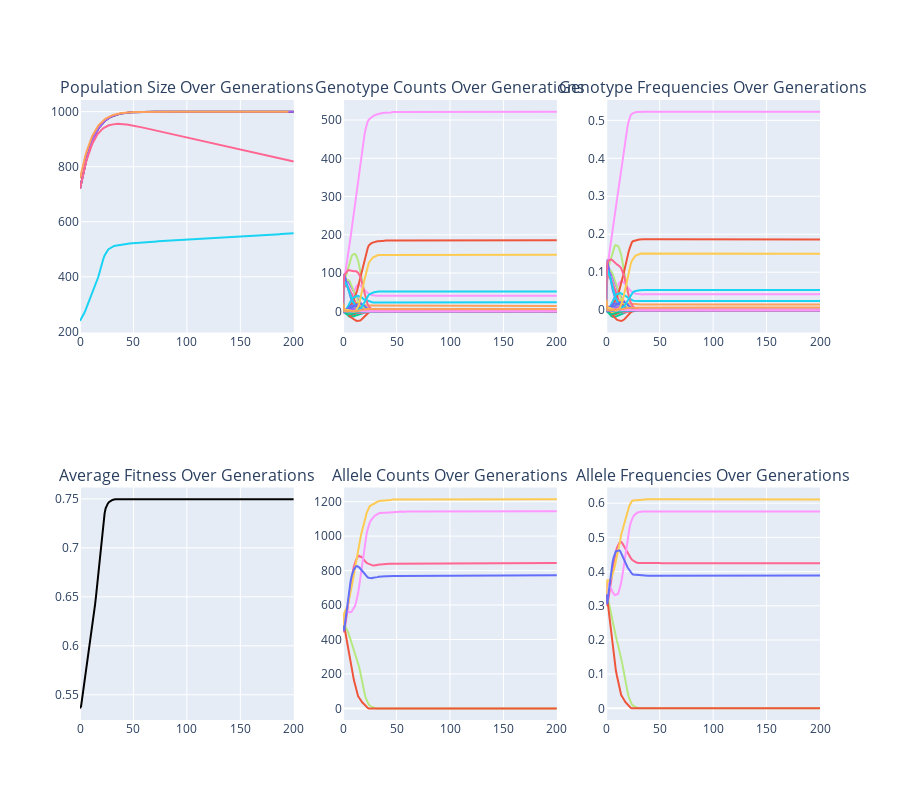

Write notebook code for a chart like this one.
### Code cell
# 2 loci with 3 alleles each (Randomly generated, not HW equilibrium)

generations=200
growth_rate=0.1
drift=0
carrying_capacity = 1000
bottleneck_yr=None
bottleneck_pop=None
covariance=-0.5
small_pop_inbreeding=0

# Randomly generate genotype data
# Example usage:
loci = 2
alleles = 3
Nm_min = 10
Nm_max = 10
Nf_min = 10
Nf_max = 10
seed = None

genotype_data = generate_genotype_data(loci, alleles, Nm_min, Nm_max, Nf_min, Nf_max, seed)


mutations=None

pop_gen(
    generations,
    genotype_data,
    growth_rate,
    carrying_capacity,
    drift,
    mutations,
    bottleneck_yr,
    bottleneck_pop,
    covariance,
    small_pop_inbreeding
)

# Print genotype counts and fitness
# for genotype, data in genotype_data.items():
#     print(f"{genotype}: {data}")

### Figure 1 — Plotly figure (JSON) as saved in the notebook; plotly's stock layout.template omitted (floating-point values rounded to 4 significant figures; data arrays with more than 128 entries replaced by an {"elided": "..."} marker saying what was removed)
{"data": [{"hoverinfo": "text", "line": {"color": "black"}, "mode": "lines", "name": "N", "showlegend": false, "text": {"elided": "201 str values"}, "type": "scatter", "x": {"elided": "201 int values"}, "xaxis": "x", "y": {"elided": "201 float values"}, "yaxis": "y"}, {"hoverinfo": "text", "line": {"color": "#AB63FA"}, "mode": "lines", "name": "Ne (Sex Ratios)", "showlegend": false, "text": {"elided": "201 str values"}, "type": "scatter", "x": {"elided": "201 int values"}, "xaxis": "x", "y": {"elided": "201 float values"}, "yaxis": "y"}, {"hoverinfo": "text", "line": {"color": "#FFA15A"}, "mode": "lines", "name": "Ne (Size Variation)", "showlegend": false, "text": {"elided": "196 str values"}, "type": "scatter", "x": {"elided": "196 int values"}, "xaxis": "x", "y": {"elided": "196 float values"}, "yaxis": "y"}, {"hoverinfo": "text", "line": {"color": "#19D3F3"}, "mode": "lines", "name": "Ne (Allele Variation)", "showlegend": false, "text": {"elided": "201 str values"}, "type": "scatter", "x": {"elided": "201 int values"}, "xaxis": "x", "y": {"elided": "201 float values"}, "yaxis": "y"}, {"hoverinfo": "text", "line": {"color": "#FF6692"}, "mode": "lines", "name": "Ne (Inbreeding)", "showlegend": false, "text": {"elided": "201 str values"}, "type": "scatter", "x": {"elided": "201 int values"}, "xaxis": "x", "y": {"elided": "201 float values"}, "yaxis": "y"}, {"hoverinfo": "text", "line": {"color": "#00CC96"}, "mode": "lines", "name": "A1A1, B1B1", "showlegend": false, "text": {"elided": "201 str values"}, "type": "scatter", "x": {"elided": "201 int values"}, "xaxis": "x2", "y": {"elided": "201 int values"}, "yaxis": "y2"}, {"hoverinfo": "text", "line": {"color": "#00CC96"}, "mode": "lines", "name": "A1A1, B1B2", "showlegend": false, "text": {"elided": "201 str values"}, "type": "scatter", "x": {"elided": "201 int values"}, "xaxis": "x2", "y": {"elided": "201 int values"}, "yaxis": "y2"}, {"hoverinfo": "text", "line": {"color": "#B6E880"}, "mode": "lines", "name": "A1A1, B1B3", "showlegend": false, "text": {"elided": "201 str values"}, "type": "scatter", "x": {"elided": "201 int values"}, "xaxis": "x2", "y": {"elided": "201 int values"}, "yaxis": "y2"}, {"hoverinfo": "text", "line": {"color": "#FFA15A"}, "mode": "lines", "name": "A1A1, B2B2", "showlegend": false, "text": {"elided": "201 str values"}, "type": "scatter", "x": {"elided": "201 int values"}, "xaxis": "x2", "y": {"elided": "201 int values"}, "yaxis": "y2"}, {"hoverinfo": "text", "line": {"color": "#FF97FF"}, "mode": "lines", "name": "A1A1, B2B3", "showlegend": false, "text": {"elided": "201 str values"}, "type": "scatter", "x": {"elided": "201 int values"}, "xaxis": "x2", "y": {"elided": "201 int values"}, "yaxis": "y2"}, {"hoverinfo": "text", "line": {"color": "#AB63FA"}, "mode": "lines", "name": "A1A1, B3B3", "showlegend": false, "text": {"elided": "201 str values"}, "type": "scatter", "x": {"elided": "201 int values"}, "xaxis": "x2", "y": {"elided": "201 int values"}, "yaxis": "y2"}, {"hoverinfo": "text", "line": {"color": "#EF553B"}, "mode": "lines", "name": "A1A2, B1B1", "showlegend": false, "text": {"elided": "201 str values"}, "type": "scatter", "x": {"elided": "201 int values"}, "xaxis": "x2", "y": {"elided": "201 int values"}, "yaxis": "y2"}, {"hoverinfo": "text", "line": {"color": "#636EFA"}, "mode": "lines", "name": "A1A2, B1B2", "showlegend": false, "text": {"elided": "201 str values"}, "type": "scatter", "x": {"elided": "201 int values"}, "xaxis": "x2", "y": {"elided": "201 int values"}, "yaxis": "y2"}, {"hoverinfo": "text", "line": {"color": "#FF6692"}, "mode": "lines", "name": "A1A2, B1B3", "showlegend": false, "text": {"elided": "201 str values"}, "type": "scatter", "x": {"elided": "201 int values"}, "xaxis": "x2", "y": {"elided": "201 int values"}, "yaxis": "y2"}, {"hoverinfo": "text", "line": {"color": "#FECB52"}, "mode": "lines", "name": "A1A2, B2B2", "showlegend": false, "text": {"elided": "201 str values"}, "type": "scatter", "x": {"elided": "201 int values"}, "xaxis": "x2", "y": {"elided": "201 int values"}, "yaxis": "y2"}, {"hoverinfo": "text", "line": {"color": "#B6E880"}, "mode": "lines", "name": "A1A2, B2B3", "showlegend": false, "text": {"elided": "201 str values"}, "type": "scatter", "x": {"elided": "201 int values"}, "xaxis": "x2", "y": {"elided": "201 int values"}, "yaxis": "y2"}, {"hoverinfo": "text", "line": {"color": "#EF553B"}, "mode": "lines", "name": "A1A2, B3B3", "showlegend": false, "text": {"elided": "201 str values"}, "type": "scatter", "x": {"elided": "201 int values"}, "xaxis": "x2", "y": {"elided": "201 int values"}, "yaxis": "y2"}, {"hoverinfo": "text", "line": {"color": "#00CC96"}, "mode": "lines", "name": "A1A3, B1B1", "showlegend": false, "text": {"elided": "201 str values"}, "type": "scatter", "x": {"elided": "201 int values"}, "xaxis": "x2", "y": {"elided": "201 int values"}, "yaxis": "y2"}, {"hoverinfo": "text", "line": {"color": "#AB63FA"}, "mode": "lines", "name": "A1A3, B1B2", "showlegend": false, "text": {"elided": "201 str values"}, "type": "scatter", "x": {"elided": "201 int values"}, "xaxis": "x2", "y": {"elided": "201 int values"}, "yaxis": "y2"}, {"hoverinfo": "text", "line": {"color": "#B6E880"}, "mode": "lines", "name": "A1A3, B1B3", "showlegend": false, "text": {"elided": "201 str values"}, "type": "scatter", "x": {"elided": "201 int values"}, "xaxis": "x2", "y": {"elided": "201 int values"}, "yaxis": "y2"}, {"hoverinfo": "text", "line": {"color": "#EF553B"}, "mode": "lines", "name": "A1A3, B2B2", "showlegend": false, "text": {"elided": "201 str values"}, "type": "scatter", "x": {"elided": "201 int values"}, "xaxis": "x2", "y": {"elided": "201 int values"}, "yaxis": "y2"}, {"hoverinfo": "text", "line": {"color": "#FF97FF"}, "mode": "lines", "name": "A1A3, B2B3", "showlegend": false, "text": {"elided": "201 str values"}, "type": "scatter", "x": {"elided": "201 int values"}, "xaxis": "x2", "y": {"elided": "201 int values"}, "yaxis": "y2"}, {"hoverinfo": "text", "line": {"color": "#19D3F3"}, "mode": "lines", "name": "A1A3, B3B3", "showlegend": false, "text": {"elided": "201 str values"}, "type": "scatter", "x": {"elided": "201 int values"}, "xaxis": "x2", "y": {"elided": "201 int values"}, "yaxis": "y2"}, {"hoverinfo": "text", "line": {"color": "#FFA15A"}, "mode": "lines", "name": "A2A2, B1B1", "showlegend": false, "text": {"elided": "201 str values"}, "type": "scatter", "x": {"elided": "201 int values"}, "xaxis": "x2", "y": {"elided": "201 int values"}, "yaxis": "y2"}, {"hoverinfo": "text", "line": {"color": "#AB63FA"}, "mode": "lines", "name": "A2A2, B1B2", "showlegend": false, "text": {"elided": "201 str values"}, "type": "scatter", "x": {"elided": "201 int values"}, "xaxis": "x2", "y": {"elided": "201 int values"}, "yaxis": "y2"}, {"hoverinfo": "text", "line": {"color": "#FECB52"}, "mode": "lines", "name": "A2A2, B1B3", "showlegend": false, "text": {"elided": "201 str values"}, "type": "scatter", "x": {"elided": "201 int values"}, "xaxis": "x2", "y": {"elided": "201 int values"}, "yaxis": "y2"}, {"hoverinfo": "text", "line": {"color": "#FF6692"}, "mode": "lines", "name": "A2A2, B2B2", "showlegend": false, "text": {"elided": "201 str values"}, "type": "scatter", "x": {"elided": "201 int values"}, "xaxis": "x2", "y": {"elided": "201 int values"}, "yaxis": "y2"}, {"hoverinfo": "text", "line": {"color": "#EF553B"}, "mode": "lines", "name": "A2A2, B2B3", "showlegend": false, "text": {"elided": "201 str values"}, "type": "scatter", "x": {"elided": "201 int values"}, "xaxis": "x2", "y": {"elided": "201 int values"}, "yaxis": "y2"}, {"hoverinfo": "text", "line": {"color": "#19D3F3"}, "mode": "lines", "name": "A2A2, B3B3", "showlegend": false, "text": {"elided": "201 str values"}, "type": "scatter", "x": {"elided": "201 int values"}, "xaxis": "x2", "y": {"elided": "201 int values"}, "yaxis": "y2"}, {"hoverinfo": "text", "line": {"color": "#00CC96"}, "mode": "lines", "name": "A2A3, B1B1", "showlegend": false, "text": {"elided": "201 str values"}, "type": "scatter", "x": {"elided": "201 int values"}, "xaxis": "x2", "y": {"elided": "201 int values"}, "yaxis": "y2"}, {"hoverinfo": "text", "line": {"color": "#636EFA"}, "mode": "lines", "name": "A2A3, B1B2", "showlegend": false, "text": {"elided": "201 str values"}, "type": "scatter", "x": {"elided": "201 int values"}, "xaxis": "x2", "y": {"elided": "201 int values"}, "yaxis": "y2"}, {"hoverinfo": "text", "line": {"color": "#19D3F3"}, "mode": "lines", "name": "A2A3, B1B3", "showlegend": false, "text": {"elided": "201 str values"}, "type": "scatter", "x": {"elided": "201 int values"}, "xaxis": "x2", "y": {"elided": "201 int values"}, "yaxis": "y2"}, {"hoverinfo": "text", "line": {"color": "#636EFA"}, "mode": "lines", "name": "A2A3, B2B2", "showlegend": false, "text": {"elided": "201 str values"}, "type": "scatter", "x": {"elided": "201 int values"}, "xaxis": "x2", "y": {"elided": "201 int values"}, "yaxis": "y2"}, {"hoverinfo": "text", "line": {"color": "#FF6692"}, "mode": "lines", "name": "A2A3, B2B3", "showlegend": false, "text": {"elided": "201 str values"}, "type": "scatter", "x": {"elided": "201 int values"}, "xaxis": "x2", "y": {"elided": "201 int values"}, "yaxis": "y2"}, {"hoverinfo": "text", "line": {"color": "#636EFA"}, "mode": "lines", "name": "A2A3, B3B3", "showlegend": false, "text": {"elided": "201 str values"}, "type": "scatter", "x": {"elided": "201 int values"}, "xaxis": "x2", "y": {"elided": "201 int values"}, "yaxis": "y2"}, {"hoverinfo": "text", "line": {"color": "#AB63FA"}, "mode": "lines", "name": "A3A3, B1B1", "showlegend": false, "text": {"elided": "201 str values"}, "type": "scatter", "x": {"elided": "201 int values"}, "xaxis": "x2", "y": {"elided": "201 int values"}, "yaxis": "y2"}, {"hoverinfo": "text", "line": {"color": "#FFA15A"}, "mode": "lines", "name": "A3A3, B1B2", "showlegend": false, "text": {"elided": "201 str values"}, "type": "scatter", "x": {"elided": "201 int values"}, "xaxis": "x2", "y": {"elided": "201 int values"}, "yaxis": "y2"}, {"hoverinfo": "text", "line": {"color": "#FF97FF"}, "mode": "lines", "name": "A3A3, B1B3", "showlegend": false, "text": {"elided": "201 str values"}, "type": "scatter", "x": {"elided": "201 int values"}, "xaxis": "x2", "y": {"elided": "201 int values"}, "yaxis": "y2"}, {"hoverinfo": "text", "line": {"color": "#19D3F3"}, "mode": "lines", "name": "A3A3, B2B2", "showlegend": false, "text": {"elided": "201 str values"}, "type": "scatter", "x": {"elided": "201 int values"}, "xaxis": "x2", "y": {"elided": "201 int values"}, "yaxis": "y2"}, {"hoverinfo": "text", "line": {"color": "#FECB52"}, "mode": "lines", "name": "A3A3, B2B3", "showlegend": false, "text": {"elided": "201 str values"}, "type": "scatter", "x": {"elided": "201 int values"}, "xaxis": "x2", "y": {"elided": "201 int values"}, "yaxis": "y2"}, {"hoverinfo": "text", "line": {"color": "#FFA15A"}, "mode": "lines", "name": "A3A3, B3B3", "showlegend": false, "text": {"elided": "201 str values"}, "type": "scatter", "x": {"elided": "201 int values"}, "xaxis": "x2", "y": {"elided": "201 int values"}, "yaxis": "y2"}, {"hoverinfo": "text", "line": {"color": "#00CC96"}, "mode": "lines", "name": "A1A1, B1B1", "showlegend": false, "text": {"elided": "201 str values"}, "type": "scatter", "x": {"elided": "201 int values"}, "xaxis": "x3", "y": {"elided": "201 float values"}, "yaxis": "y3"}, {"hoverinfo": "text", "line": {"color": "#00CC96"}, "mode": "lines", "name": "A1A1, B1B2", "showlegend": false, "text": {"elided": "201 str values"}, "type": "scatter", "x": {"elided": "201 int values"}, "xaxis": "x3", "y": {"elided": "201 float values"}, "yaxis": "y3"}, {"hoverinfo": "text", "line": {"color": "#B6E880"}, "mode": "lines", "name": "A1A1, B1B3", "showlegend": false, "text": {"elided": "201 str values"}, "type": "scatter", "x": {"elided": "201 int values"}, "xaxis": "x3", "y": {"elided": "201 float values"}, "yaxis": "y3"}, {"hoverinfo": "text", "line": {"color": "#FFA15A"}, "mode": "lines", "name": "A1A1, B2B2", "showlegend": false, "text": {"elided": "201 str values"}, "type": "scatter", "x": {"elided": "201 int values"}, "xaxis": "x3", "y": {"elided": "201 float values"}, "yaxis": "y3"}, {"hoverinfo": "text", "line": {"color": "#FF97FF"}, "mode": "lines", "name": "A1A1, B2B3", "showlegend": false, "text": {"elided": "201 str values"}, "type": "scatter", "x": {"elided": "201 int values"}, "xaxis": "x3", "y": {"elided": "201 float values"}, "yaxis": "y3"}, {"hoverinfo": "text", "line": {"color": "#AB63FA"}, "mode": "lines", "name": "A1A1, B3B3", "showlegend": false, "text": {"elided": "201 str values"}, "type": "scatter", "x": {"elided": "201 int values"}, "xaxis": "x3", "y": {"elided": "201 float values"}, "yaxis": "y3"}, {"hoverinfo": "text", "line": {"color": "#EF553B"}, "mode": "lines", "name": "A1A2, B1B1", "showlegend": false, "text": {"elided": "201 str values"}, "type": "scatter", "x": {"elided": "201 int values"}, "xaxis": "x3", "y": {"elided": "201 float values"}, "yaxis": "y3"}, {"hoverinfo": "text", "line": {"color": "#636EFA"}, "mode": "lines", "name": "A1A2, B1B2", "showlegend": false, "text": {"elided": "201 str values"}, "type": "scatter", "x": {"elided": "201 int values"}, "xaxis": "x3", "y": {"elided": "201 float values"}, "yaxis": "y3"}, {"hoverinfo": "text", "line": {"color": "#FF6692"}, "mode": "lines", "name": "A1A2, B1B3", "showlegend": false, "text": {"elided": "201 str values"}, "type": "scatter", "x": {"elided": "201 int values"}, "xaxis": "x3", "y": {"elided": "201 float values"}, "yaxis": "y3"}, {"hoverinfo": "text", "line": {"color": "#FECB52"}, "mode": "lines", "name": "A1A2, B2B2", "showlegend": false, "text": {"elided": "201 str values"}, "type": "scatter", "x": {"elided": "201 int values"}, "xaxis": "x3", "y": {"elided": "201 float values"}, "yaxis": "y3"}, {"hoverinfo": "text", "line": {"color": "#B6E880"}, "mode": "lines", "name": "A1A2, B2B3", "showlegend": false, "text": {"elided": "201 str values"}, "type": "scatter", "x": {"elided": "201 int values"}, "xaxis": "x3", "y": {"elided": "201 float values"}, "yaxis": "y3"}, {"hoverinfo": "text", "line": {"color": "#EF553B"}, "mode": "lines", "name": "A1A2, B3B3", "showlegend": false, "text": {"elided": "201 str values"}, "type": "scatter", "x": {"elided": "201 int values"}, "xaxis": "x3", "y": {"elided": "201 float values"}, "yaxis": "y3"}, {"hoverinfo": "text", "line": {"color": "#00CC96"}, "mode": "lines", "name": "A1A3, B1B1", "showlegend": false, "text": {"elided": "201 str values"}, "type": "scatter", "x": {"elided": "201 int values"}, "xaxis": "x3", "y": {"elided": "201 float values"}, "yaxis": "y3"}, {"hoverinfo": "text", "line": {"color": "#AB63FA"}, "mode": "lines", "name": "A1A3, B1B2", "showlegend": false, "text": {"elided": "201 str values"}, "type": "scatter", "x": {"elided": "201 int values"}, "xaxis": "x3", "y": {"elided": "201 float values"}, "yaxis": "y3"}, {"hoverinfo": "text", "line": {"color": "#B6E880"}, "mode": "lines", "name": "A1A3, B1B3", "showlegend": false, "text": {"elided": "201 str values"}, "type": "scatter", "x": {"elided": "201 int values"}, "xaxis": "x3", "y": {"elided": "201 float values"}, "yaxis": "y3"}, {"hoverinfo": "text", "line": {"color": "#EF553B"}, "mode": "lines", "name": "A1A3, B2B2", "showlegend": false, "text": {"elided": "201 str values"}, "type": "scatter", "x": {"elided": "201 int values"}, "xaxis": "x3", "y": {"elided": "201 float values"}, "yaxis": "y3"}, {"hoverinfo": "text", "line": {"color": "#FF97FF"}, "mode": "lines", "name": "A1A3, B2B3", "showlegend": false, "text": {"elided": "201 str values"}, "type": "scatter", "x": {"elided": "201 int values"}, "xaxis": "x3", "y": {"elided": "201 float values"}, "yaxis": "y3"}, {"hoverinfo": "text", "line": {"color": "#19D3F3"}, "mode": "lines", "name": "A1A3, B3B3", "showlegend": false, "text": {"elided": "201 str values"}, "type": "scatter", "x": {"elided": "201 int values"}, "xaxis": "x3", "y": {"elided": "201 float values"}, "yaxis": "y3"}, {"hoverinfo": "text", "line": {"color": "#FFA15A"}, "mode": "lines", "name": "A2A2, B1B1", "showlegend": false, "text": {"elided": "201 str values"}, "type": "scatter", "x": {"elided": "201 int values"}, "xaxis": "x3", "y": {"elided": "201 float values"}, "yaxis": "y3"}, {"hoverinfo": "text", "line": {"color": "#AB63FA"}, "mode": "lines", "name": "A2A2, B1B2", "showlegend": false, "text": {"elided": "201 str values"}, "type": "scatter", "x": {"elided": "201 int values"}, "xaxis": "x3", "y": {"elided": "201 float values"}, "yaxis": "y3"}, {"hoverinfo": "text", "line": {"color": "#FECB52"}, "mode": "lines", "name": "A2A2, B1B3", "showlegend": false, "text": {"elided": "201 str values"}, "type": "scatter", "x": {"elided": "201 int values"}, "xaxis": "x3", "y": {"elided": "201 float values"}, "yaxis": "y3"}, {"hoverinfo": "text", "line": {"color": "#FF6692"}, "mode": "lines", "name": "A2A2, B2B2", "showlegend": false, "text": {"elided": "201 str values"}, "type": "scatter", "x": {"elided": "201 int values"}, "xaxis": "x3", "y": {"elided": "201 float values"}, "yaxis": "y3"}, {"hoverinfo": "text", "line": {"color": "#EF553B"}, "mode": "lines", "name": "A2A2, B2B3", "showlegend": false, "text": {"elided": "201 str values"}, "type": "scatter", "x": {"elided": "201 int values"}, "xaxis": "x3", "y": {"elided": "201 float values"}, "yaxis": "y3"}, {"hoverinfo": "text", "line": {"color": "#19D3F3"}, "mode": "lines", "name": "A2A2, B3B3", "showlegend": false, "text": {"elided": "201 str values"}, "type": "scatter", "x": {"elided": "201 int values"}, "xaxis": "x3", "y": {"elided": "201 float values"}, "yaxis": "y3"}, {"hoverinfo": "text", "line": {"color": "#00CC96"}, "mode": "lines", "name": "A2A3, B1B1", "showlegend": false, "text": {"elided": "201 str values"}, "type": "scatter", "x": {"elided": "201 int values"}, "xaxis": "x3", "y": {"elided": "201 float values"}, "yaxis": "y3"}, {"hoverinfo": "text", "line": {"color": "#636EFA"}, "mode": "lines", "name": "A2A3, B1B2", "showlegend": false, "text": {"elided": "201 str values"}, "type": "scatter", "x": {"elided": "201 int values"}, "xaxis": "x3", "y": {"elided": "201 float values"}, "yaxis": "y3"}, {"hoverinfo": "text", "line": {"color": "#19D3F3"}, "mode": "lines", "name": "A2A3, B1B3", "showlegend": false, "text": {"elided": "201 str values"}, "type": "scatter", "x": {"elided": "201 int values"}, "xaxis": "x3", "y": {"elided": "201 float values"}, "yaxis": "y3"}, {"hoverinfo": "text", "line": {"color": "#636EFA"}, "mode": "lines", "name": "A2A3, B2B2", "showlegend": false, "text": {"elided": "201 str values"}, "type": "scatter", "x": {"elided": "201 int values"}, "xaxis": "x3", "y": {"elided": "201 float values"}, "yaxis": "y3"}, {"hoverinfo": "text", "line": {"color": "#FF6692"}, "mode": "lines", "name": "A2A3, B2B3", "showlegend": false, "text": {"elided": "201 str values"}, "type": "scatter", "x": {"elided": "201 int values"}, "xaxis": "x3", "y": {"elided": "201 float values"}, "yaxis": "y3"}, {"hoverinfo": "text", "line": {"color": "#636EFA"}, "mode": "lines", "name": "A2A3, B3B3", "showlegend": false, "text": {"elided": "201 str values"}, "type": "scatter", "x": {"elided": "201 int values"}, "xaxis": "x3", "y": {"elided": "201 float values"}, "yaxis": "y3"}, {"hoverinfo": "text", "line": {"color": "#AB63FA"}, "mode": "lines", "name": "A3A3, B1B1", "showlegend": false, "text": {"elided": "201 str values"}, "type": "scatter", "x": {"elided": "201 int values"}, "xaxis": "x3", "y": {"elided": "201 float values"}, "yaxis": "y3"}, {"hoverinfo": "text", "line": {"color": "#FFA15A"}, "mode": "lines", "name": "A3A3, B1B2", "showlegend": false, "text": {"elided": "201 str values"}, "type": "scatter", "x": {"elided": "201 int values"}, "xaxis": "x3", "y": {"elided": "201 float values"}, "yaxis": "y3"}, {"hoverinfo": "text", "line": {"color": "#FF97FF"}, "mode": "lines", "name": "A3A3, B1B3", "showlegend": false, "text": {"elided": "201 str values"}, "type": "scatter", "x": {"elided": "201 int values"}, "xaxis": "x3", "y": {"elided": "201 float values"}, "yaxis": "y3"}, {"hoverinfo": "text", "line": {"color": "#19D3F3"}, "mode": "lines", "name": "A3A3, B2B2", "showlegend": false, "text": {"elided": "201 str values"}, "type": "scatter", "x": {"elided": "201 int values"}, "xaxis": "x3", "y": {"elided": "201 float values"}, "yaxis": "y3"}, {"hoverinfo": "text", "line": {"color": "#FECB52"}, "mode": "lines", "name": "A3A3, B2B3", "showlegend": false, "text": {"elided": "201 str values"}, "type": "scatter", "x": {"elided": "201 int values"}, "xaxis": "x3", "y": {"elided": "201 float values"}, "yaxis": "y3"}, {"hoverinfo": "text", "line": {"color": "#FFA15A"}, "mode": "lines", "name": "A3A3, B3B3", "showlegend": false, "text": {"elided": "201 str values"}, "type": "scatter", "x": {"elided": "201 int values"}, "xaxis": "x3", "y": {"elided": "201 float values"}, "yaxis": "y3"}, {"hoverinfo": "text", "line": {"color": "black"}, "mode": "lines", "name": "Average Fitness", "showlegend": false, "text": {"elided": "201 str values"}, "type": "scatter", "x": {"elided": "201 int values"}, "xaxis": "x4", "y": {"elided": "201 float values"}, "yaxis": "y4"}, {"hoverinfo": "text", "line": {"color": "#FF6692"}, "mode": "lines", "name": "A1", "showlegend": false, "text": {"elided": "201 str values"}, "type": "scatter", "x": {"elided": "201 int values"}, "xaxis": "x5", "y": {"elided": "201 int values"}, "yaxis": "y5"}, {"hoverinfo": "text", "line": {"color": "#B6E880"}, "mode": "lines", "name": "A2", "showlegend": false, "text": {"elided": "201 str values"}, "type": "scatter", "x": {"elided": "201 int values"}, "xaxis": "x5", "y": {"elided": "201 int values"}, "yaxis": "y5"}, {"hoverinfo": "text", "line": {"color": "#FF97FF"}, "mode": "lines", "name": "A3", "showlegend": false, "text": {"elided": "201 str values"}, "type": "scatter", "x": {"elided": "201 int values"}, "xaxis": "x5", "y": {"elided": "201 int values"}, "yaxis": "y5"}, {"hoverinfo": "text", "line": {"color": "#EF553B"}, "mode": "lines", "name": "B1", "showlegend": false, "text": {"elided": "201 str values"}, "type": "scatter", "x": {"elided": "201 int values"}, "xaxis": "x5", "y": {"elided": "201 int values"}, "yaxis": "y5"}, {"hoverinfo": "text", "line": {"color": "#FECB52"}, "mode": "lines", "name": "B2", "showlegend": false, "text": {"elided": "201 str values"}, "type": "scatter", "x": {"elided": "201 int values"}, "xaxis": "x5", "y": {"elided": "201 int values"}, "yaxis": "y5"}, {"hoverinfo": "text", "line": {"color": "#636EFA"}, "mode": "lines", "name": "B3", "showlegend": false, "text": {"elided": "201 str values"}, "type": "scatter", "x": {"elided": "201 int values"}, "xaxis": "x5", "y": {"elided": "201 int values"}, "yaxis": "y5"}, {"hoverinfo": "text", "line": {"color": "#FF6692"}, "mode": "lines", "name": "A1", "showlegend": false, "text": {"elided": "201 str values"}, "type": "scatter", "x": {"elided": "201 int values"}, "xaxis": "x6", "y": {"elided": "201 float values"}, "yaxis": "y6"}, {"hoverinfo": "text", "line": {"color": "#B6E880"}, "mode": "lines", "name": "A2", "showlegend": false, "text": {"elided": "201 str values"}, "type": "scatter", "x": {"elided": "201 int values"}, "xaxis": "x6", "y": {"elided": "201 float values"}, "yaxis": "y6"}, {"hoverinfo": "text", "line": {"color": "#FF97FF"}, "mode": "lines", "name": "A3", "showlegend": false, "text": {"elided": "201 str values"}, "type": "scatter", "x": {"elided": "201 int values"}, "xaxis": "x6", "y": {"elided": "201 float values"}, "yaxis": "y6"}, {"hoverinfo": "text", "line": {"color": "#EF553B"}, "mode": "lines", "name": "B1", "showlegend": false, "text": {"elided": "201 str values"}, "type": "scatter", "x": {"elided": "201 int values"}, "xaxis": "x6", "y": {"elided": "201 float values"}, "yaxis": "y6"}, {"hoverinfo": "text", "line": {"color": "#FECB52"}, "mode": "lines", "name": "B2", "showlegend": false, "text": {"elided": "201 str values"}, "type": "scatter", "x": {"elided": "201 int values"}, "xaxis": "x6", "y": {"elided": "201 float values"}, "yaxis": "y6"}, {"hoverinfo": "text", "line": {"color": "#636EFA"}, "mode": "lines", "name": "B3", "showlegend": false, "text": {"elided": "201 str values"}, "type": "scatter", "x": {"elided": "201 int values"}, "xaxis": "x6", "y": {"elided": "201 float values"}, "yaxis": "y6"}], "layout": {"annotations": [{"font": {"size": 16}, "showarrow": false, "text": "Population Size Over Generations", "x": 0.1444, "xanchor": "center", "xref": "paper", "y": 1, "yanchor": "bottom", "yref": "paper"}, {"font": {"size": 16}, "showarrow": false, "text": "Genotype Counts Over Generations", "x": 0.5, "xanchor": "center", "xref": "paper", "y": 1, "yanchor": "bottom", "yref": "paper"}, {"font": {"size": 16}, "showarrow": false, "text": "Genotype Frequencies Over Generations", "x": 0.8556, "xanchor": "center", "xref": "paper", "y": 1, "yanchor": "bottom", "yref": "paper"}, {"font": {"size": 16}, "showarrow": false, "text": "Average Fitness Over Generations", "x": 0.1444, "xanchor": "center", "xref": "paper", "y": 0.375, "yanchor": "bottom", "yref": "paper"}, {"font": {"size": 16}, "showarrow": false, "text": "Allele Counts Over Generations", "x": 0.5, "xanchor": "center", "xref": "paper", "y": 0.375, "yanchor": "bottom", "yref": "paper"}, {"font": {"size": 16}, "showarrow": false, "text": "Allele Frequencies Over Generations", "x": 0.8556, "xanchor": "center", "xref": "paper", "y": 0.375, "yanchor": "bottom", "yref": "paper"}], "height": 800, "hovermode": "closest", "xaxis": {"anchor": "y", "domain": [0, 0.2889]}, "xaxis2": {"anchor": "y2", "domain": [0.3556, 0.6444]}, "xaxis3": {"anchor": "y3", "domain": [0.7111, 1]}, "xaxis4": {"anchor": "y4", "domain": [0, 0.2889]}, "xaxis5": {"anchor": "y5", "domain": [0.3556, 0.6444]}, "xaxis6": {"anchor": "y6", "domain": [0.7111, 1]}, "yaxis": {"anchor": "x", "domain": [0.625, 1]}, "yaxis2": {"anchor": "x2", "domain": [0.625, 1]}, "yaxis3": {"anchor": "x3", "domain": [0.625, 1]}, "yaxis4": {"anchor": "x4", "domain": [0, 0.375]}, "yaxis5": {"anchor": "x5", "domain": [0, 0.375]}, "yaxis6": {"anchor": "x6", "domain": [0, 0.375]}}}
